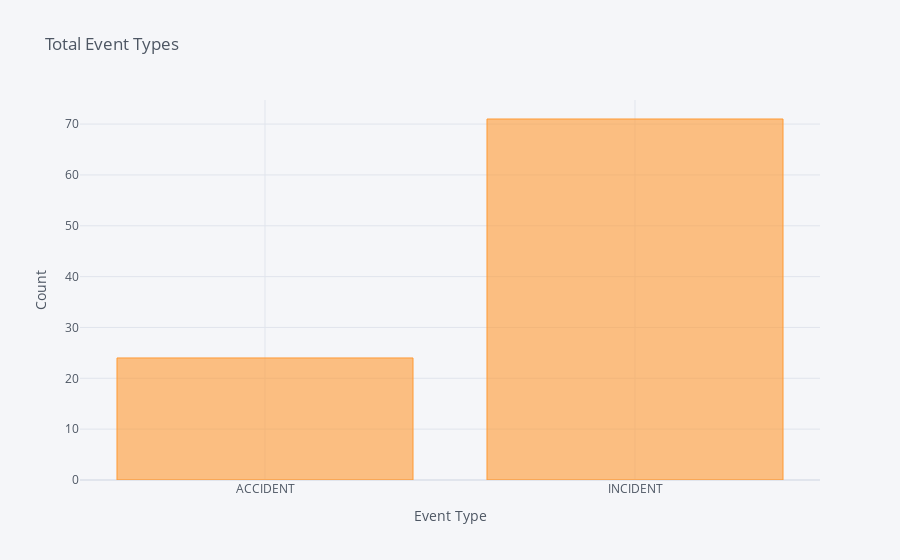

The cell this chart's notebook holds for it:
### Code cell
df1.groupby("EVENT_TYPE_DESC").count()["ENTRY_DATE"].iplot(kind = "bar", title = "Total Event Types", xTitle = "Event Type", yTitle = "Count")

### Figure 1 — Plotly figure (JSON) as saved in the notebook; plotly's stock layout.template omitted (floating-point values rounded to 4 significant figures)
{"data": [{"marker": {"color": "rgba(255, 153, 51, 0.6)", "line": {"color": "rgba(255, 153, 51, 1.0)", "width": 1}}, "name": "ENTRY_DATE", "orientation": "v", "text": "", "type": "bar", "x": ["ACCIDENT", "INCIDENT"], "y": [24, 71]}], "layout": {"legend": {"bgcolor": "#F5F6F9", "font": {"color": "#4D5663"}}, "paper_bgcolor": "#F5F6F9", "plot_bgcolor": "#F5F6F9", "title": {"font": {"color": "#4D5663"}, "text": "Total Event Types"}, "xaxis": {"gridcolor": "#E1E5ED", "showgrid": true, "tickfont": {"color": "#4D5663"}, "title": {"font": {"color": "#4D5663"}, "text": "Event Type"}, "zerolinecolor": "#E1E5ED"}, "yaxis": {"gridcolor": "#E1E5ED", "showgrid": true, "tickfont": {"color": "#4D5663"}, "title": {"font": {"color": "#4D5663"}, "text": "Count"}, "zerolinecolor": "#E1E5ED"}}}
